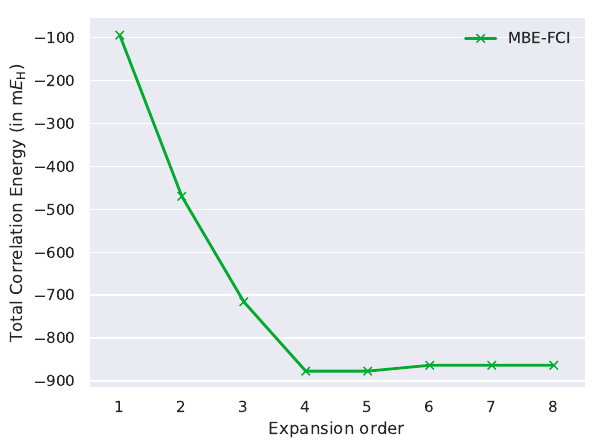

This chart was generated by the following Python code:
#!/usr/bin/env python
# -*- coding: utf-8 -*

import numpy as np
import matplotlib
matplotlib.use('Agg')
matplotlib.rcParams['font.family'] = 'sans-serif'
matplotlib.rcParams['font.sans-serif'] = ['DejaVu Sans']
import matplotlib.pyplot as plt
from matplotlib.ticker import MaxNLocator, FormatStrFormatter
import seaborn as sns

HF = -230.721819

energy = np.array([
-230.816932,
-231.191703,
-231.437084,
-231.598456,
-231.598443,
-231.584808,
-231.584846,
-231.584846
])

# set seaborn
sns.set(style='darkgrid', palette='Set2', font='DejaVu Sans')

# set subplot
fig, ax = plt.subplots()

# plot results
ax.plot(np.arange(1, energy.size + 1), (energy - HF) * 1000., \
        marker='x', linewidth=2, mew=1, linestyle='-', \
        color='xkcd:kelly green', label='MBE-FCI')

# set x limits
ax.set_xlim([0.5, energy.size + 1 - 0.5])

# turn off x-grid
ax.xaxis.grid(False)

# set labels
ax.set_xlabel('Expansion order')
ax.set_ylabel('Total Correlation Energy (in m$E_{{\mathrm{H}}}$)')

# force integer ticks on x-axis
ax.xaxis.set_major_locator(MaxNLocator(integer=True))
#ax.yaxis.set_major_formatter(FormatStrFormatter('%.3f'))

# despine
sns.despine()

# set legend
ax.legend(loc=1, frameon=False)

# save plot
plt.savefig('mbe_fci.pdf', bbox_inches = 'tight', dpi=1000)

